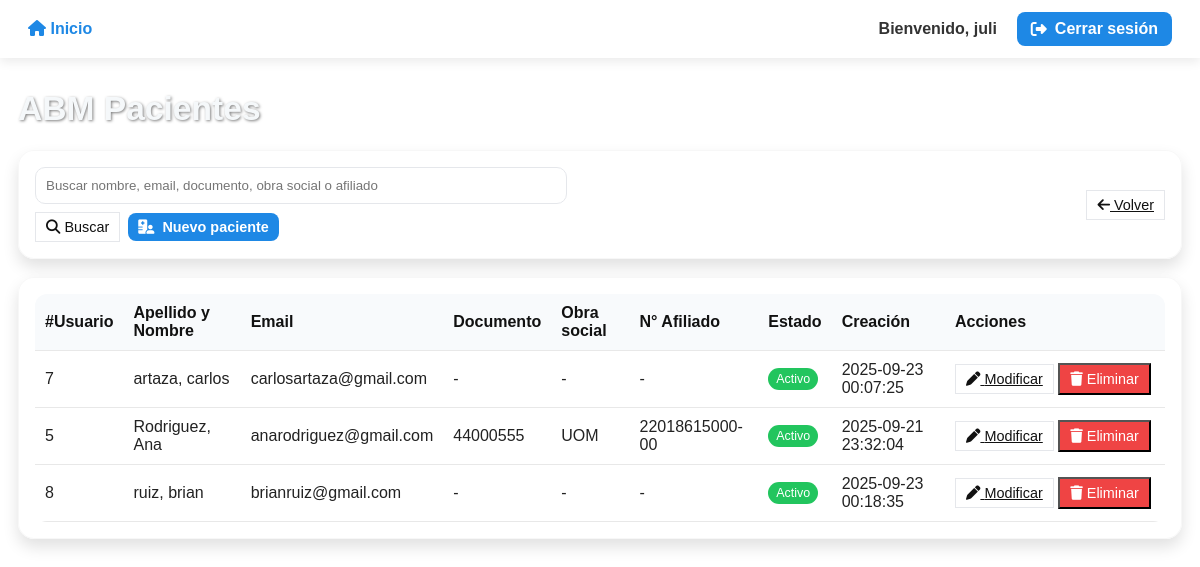
Page /interfaces/Administrador/abmPacientes.php (signed in) on the committed database.
### tables this page shows
CREATE TABLE `pacientes` (
  `id_paciente` int(11) NOT NULL,
  `id_usuario` int(11) DEFAULT NULL,
  `tipo_documento` varchar(50) DEFAULT NULL,
  `nro_documento` varchar(50) DEFAULT NULL,
  `fecha_nacimiento` date DEFAULT NULL,
  `direccion` varchar(255) DEFAULT NULL,
  `telefono` varchar(50) DEFAULT NULL,
  `email` varchar(150) DEFAULT NULL,
  `estado_civil` varchar(50) DEFAULT NULL,
  `token_qr` varchar(255) DEFAULT NULL
);

CREATE TABLE `usuario` (
  `id_usuario` int(11) NOT NULL,
  `nombre` varchar(100) NOT NULL,
  `apellido` varchar(100) NOT NULL,
  `email` varchar(150) NOT NULL,
  `password_hash` varchar(255) NOT NULL,
  `id_rol` int(11) DEFAULT NULL,
  `activo` tinyint(1) DEFAULT 1,
  `fecha_creacion` timestamp NOT NULL DEFAULT current_timestamp(),
  `genero` varchar(100) NOT NULL,
  `img_dni` longtext NOT NULL
);

CREATE TABLE `afiliados` (
  `id` int(11) NOT NULL,
  `numero_documento` varchar(20) NOT NULL,
  `numero_afiliado` varchar(30) NOT NULL,
  `cobertura_salud` enum('UOM','OSDE','Swiss Medical','Galeno','Otra') NOT NULL,
  `estado` enum('activo','inactivo') DEFAULT 'activo',
  `tipo_beneficiario` enum('titular','conyuge','conviviente','hijo menor','hijo mayor') NOT NULL,
  `cursa_estudios` tinyint(1) DEFAULT 0,
  `seccional` varchar(50) DEFAULT NULL
);

### interfaces/Administrador/abmPacientes.php (the view, shortened to what this page needs)
<?php
$nombreAdmin = $_SESSION['nombre'] ?? 'Admin';
$conn = ConexionBD::conectar();
$conn->set_charset('utf8mb4');
function esc($s){ return htmlspecialchars((string)$s, ENT_QUOTES, 'UTF-8'); }
function qget($k,$d=null){ return isset($_GET[$k])?$_GET[$k]:$d; }
$action = qget('action','list');
$search = trim(qget('q',''));
$rows=[];
if ($action==='list'){
  if ($search!==''){
    $like='%'.$search.'%';
    $s=$conn->prepare("
      SELECT
        u.id_usuario, u.nombre, u.apellido, u.email, u.activo, u.fecha_creacion,
        p.nro_documento,
        a.numero_afiliado, a.cobertura_salud AS obra_social
      FROM pacientes p
      JOIN usuario u ON u.id_usuario=p.id_usuario
      LEFT JOIN afiliados a ON a.numero_documento=p.nro_documento
      WHERE u.id_rol=1 AND (
            u.nombre LIKE ? OR u.apellido LIKE ? OR u.email LIKE ?
         OR p.nro_documento LIKE ? OR a.cobertura_salud LIKE ? OR a.numero_afiliado LIKE ?
      )
      ORDER BY u.apellido,u.nombre
      LIMIT 200
    ");
    $s->bind_param('ssssss',$like,$like,$like,$like,$like,$like);
  } else {
    $s=$conn->prepare("
      SELECT
        u.id_usuario, u.nombre, u.apellido, u.email, u.activo, u.fecha_creacion,
        p.nro_documento,
        a.numero_afiliado, a.cobertura_salud AS obra_social
      FROM pacientes p
      JOIN usuario u ON u.id_usuario=p.id_usuario
      LEFT JOIN afiliados a ON a.numero_documento=p.nro_documento
      WHERE u.id_rol=1
      ORDER BY u.apellido,u.nombre
      LIMIT 200
    ");
  }
  $s->execute();
  if ($r=$s->get_result()){ while($row=$r->fetch_assoc()) $rows[]=$row; }
}
?>
<!DOCTYPE html>
<html lang="es">
<head>
<link rel="stylesheet" href="https://cdnjs.cloudflare.com/ajax/libs/font-awesome/6.5.0/css/all.min.css"/>
</head>
<body>
<nav>
  <div class="nav-inner">
    <div class="nav-links">
      <a href="principalAdmi.php"><i class="fa fa-house"></i> Inicio</a>
    </div>
    <div class="nav-links">
      <span style="color:#333;font-weight:bold">Bienvenido, <?= esc($nombreAdmin) ?></span>
      <a class="btn" href="../../Logica/General/cerrarSesion.php" title="Salir"><i class="fa fa-right-from-bracket"></i> Cerrar sesión</a>
    </div>
  </div>
</nav>
<main class="container">
  <h1>ABM Pacientes</h1>
  <div class="card" style="display:flex;align-items:center;justify-content:space-between;gap:12px">
    <?php if ($action==='list'): ?>
      <form method="get" action="abmPacientes.php" style="display:flex;gap:8px;align-items:center;flex-wrap:wrap">
        <input type="text" name="q" value="<?= esc($search) ?>" placeholder="Buscar nombre, email, documento, obra social o afiliado" style="min-width:280px"/>
        <button class="btn-outline btn-sm" type="submit"><i class="fa fa-search"></i> Buscar</button>
        <a class="btn btn-sm" href="abmPacientes.php?action=new"><i class="fa fa-hospital-user"></i> Nuevo paciente</a>
      </form>
      <a class="btn-outline btn-sm" href="principalAdmi.php"><i class="fa fa-arrow-left"></i> Volver</a>
    <?php endif; ?>
  </div>
  <?php if ($action==='list'): ?>
    <div class="card">
      <table class="table">
        <thead>
          <tr>
            <th>#Usuario</th>
            <th>Apellido y Nombre</th>
            <th>Email</th>
            <th>Documento</th>
            <th>Obra social</th>
            <th>N° Afiliado</th>
            <th>Estado</th>
            <th>Creación</th>
            <th style="width:220px">Acciones</th>
          </tr>
        </thead>
        <tbody>
          <?php if (empty($rows)): ?>
            <tr>
              <td colspan="9" style="color:#666">No hay pacientes cargados.</td>
            </tr>
          <?php else: foreach($rows as $p): ?>
            <tr>
              <td><?= (int)$p['id_usuario'] ?></td>
              <td><?= esc($p['apellido'].', '.$p['nombre']) ?></td>
              <td><?= esc($p['email']) ?></td>
              <td><?= esc($p['nro_documento'] ?? '-') ?></td>
              <td><?= esc($p['obra_social'] ?? '-') ?></td>
              <td><?= esc($p['numero_afiliado'] ?? '-') ?></td>
              <td><?= (int)$p['activo'] ? '<span class="badge on">Activo</span>' : '<span class="badge off">Inactivo</span>' ?></td>
              <td><?= esc($p['fecha_creacion']) ?></td>
              <td>
                <a class="btn-outline btn-sm" href="abmPacientes.php?action=edit&id=<?= (int)$p['id_usuario'] ?>"><i class="fa fa-pen"></i> Modificar</a>
                <form style="display:inline" method="post" onsubmit="return confirm('¿Eliminar este paciente?')">
                  <button class="btn-danger btn-sm" type="submit"><i class="fa fa-trash"></i> Eliminar</button>
                </form>
              </td>
            </tr>
          <?php endforeach; endif; ?>
        </tbody>
      </table>
    </div>
  <?php endif; ?>
</main>
</body>
</html>

### interfaces/Administrador/abmPacientes.php (style rules this page uses)
* { margin:0;padding:0;box-sizing:border-box }
:root { --brand:#1e88e5; --brand-dark:#1565c0; --ok:#22c55e; --warn:#f59e0b; --bad:#ef4444; --bgcard: rgba(255,255,255,.92); --border:#e5e7eb; }
body { font-family: Arial, sans-serif; background: url("https://i.pinimg.com/1200x/9b/e2/12/9be212df4fc8537ddc31c3f7fa147b42.jpg") no-repeat center center fixed; background-size: cover; color:#222; }
nav { background:#fff; padding:12px 28px; box-shadow:0 4px 10px rgba(0,0,0,.08); position:sticky; top:0; z-index:10; }
.nav-inner { display:flex;align-items:center;justify-content:space-between }
.nav-links { display:flex;gap:20px;align-items:center }
nav a { color:var(--brand);text-decoration:none;font-weight:bold }
.btn { border:none;border-radius:8px;background:var(--brand);color:#fff; padding:8px 14px; cursor:pointer; font-weight:bold; text-decoration:none; display:inline-flex; gap:8px; align-items:center }
.btn-outline { background:#fff;color:#111;border:1px solid var(--border) }
.btn-danger { background:var(--bad); color:#fff }
.btn-sm { font-size:.9rem;padding:6px 10px }
.container { padding:32px 18px;max-width:1200px;margin:0 auto }
h1 { color:#f5f8fa; text-shadow:1px 1px 3px rgba(0,0,0,.5); margin-bottom:22px; font-size:2.1rem }
.card { background:var(--bgcard); backdrop-filter: blur(3px); border-radius:16px; padding:16px; box-shadow:0 8px 16px rgba(0,0,0,.12); margin-bottom:18px; border:1px solid rgba(0,0,0,.03) }
.table { width:100%;border-collapse:collapse;background:#fff;border-radius:12px;overflow:hidden }
.table th,.table td { padding:10px;border-bottom:1px solid #e8e8e8;text-align:left }
.table thead th { background:#f8fafc;color:#111 }
.badge { padding:4px 8px;border-radius:999px;font-size:.78rem;color:#fff;display:inline-block }
.badge.on { background:var(--ok) }
input[type="text"],input[type="email"],input[type="password"],input[type="date"],select { width:100%;padding:10px;border:1px solid var(--border);border-radius:10px }

### rows in the picture
pacientes: id_usuario.id_usuario "7", id_usuario.nombre "artaza, carlos", id_usuario.email "carlosartaza@gmail.com", nro_documento "-", obra_social "-", numero_afiliado "-", id_usuario.fecha_creacion "2025-09-23 00:07:25"
pacientes: id_usuario.id_usuario "5", id_usuario.nombre "Rodriguez, Ana", id_usuario.email "anarodriguez@gmail.com", nro_documento "44000555", afiliados.cobertura_salud "UOM", afiliados.numero_afiliado "22018615000-00", id_usuario.fecha_creacion "2025-09-21 23:32:04"
pacientes: id_usuario.id_usuario "8", id_usuario.nombre "ruiz, brian", id_usuario.email "brianruiz@gmail.com", nro_documento "-", obra_social "-", numero_afiliado "-", id_usuario.fecha_creacion "2025-09-23 00:18:35"

### other values in the picture
$nombreAdmin "juli"
